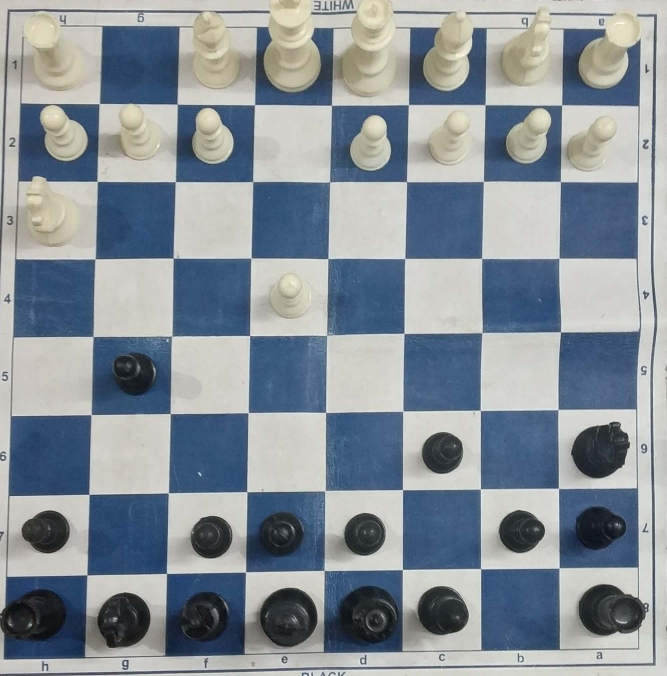
#> input picture Python_Chess/Images/8.jpg, 2000 x 2028 px, found by its file name (shown at 1/3 size)
$ python temp.py
#> lines starting #> are read from the running program, lines starting #| are printed output that depends on the picture; after the words box and inside, x2 and y2 are one past the last pixel; in counts of white or black regions, pixels touching at a corner belong together
import cv2
import numpy as np

img = cv2.imread("Python_Chess/Images/8.jpg")
#> img is the input picture: shape (2028, 2000, 3); mean B, G, R 152.7, 144.4, 135.4
img = cv2.resize(img,(800,800))
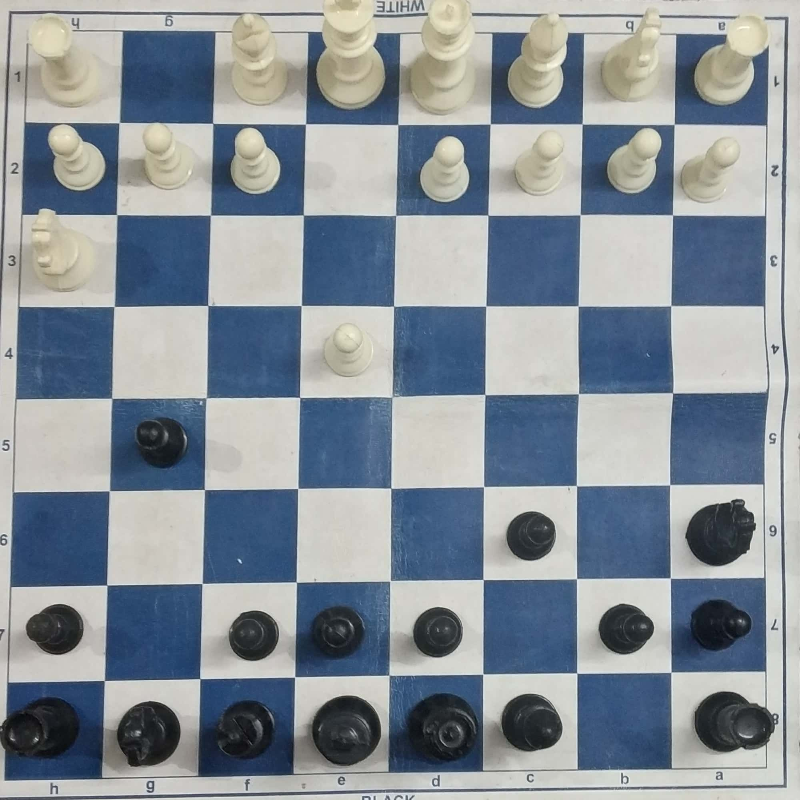
#> img: shape (800, 800, 3); mean B, G, R 152.6, 144.3, 135.3
cv2.imshow("img",img)

# [4 lines of commented-out code are left out]

HSV = cv2.cvtColor(img,cv2.COLOR_BGR2HSV)
#> HSV: shape (800, 800, 3); mean H, S, V 67.3, 57.9, 158.1

# # for White
# lower_1 = np.array([16,25,179])
# lower_2 = np.array([255,255,255])

# # for Black
lower_1 = np.array([0,0,0])
lower_2 = np.array([255,62,77])


mask = cv2.inRange(HSV, lower_1, lower_2)
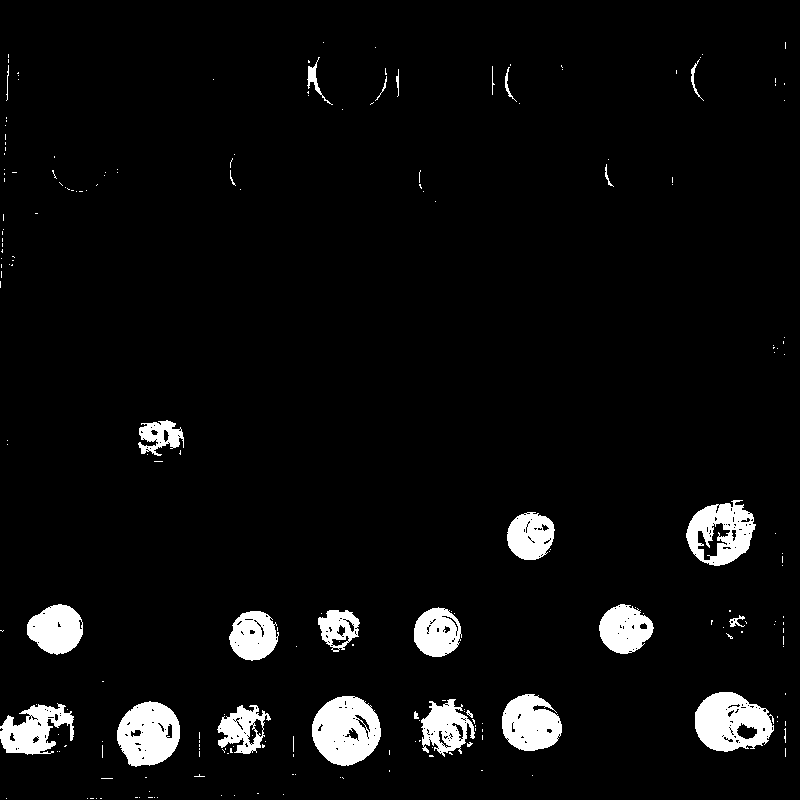
#> mask: shape (800, 800); 5.1% white; 217 white regions (190 under 20 px)
cv2.imshow("Mask",mask)


points = [[[ 40.,35.],[132.,34.],[223.,32.],[314., 33.],[405. , 30.],[500. , 29.],[589. , 26.],[683. , 26.] ,[777. , 25.]],
          [[ 38., 127.],[129., 126.],[221., 124.],[313., 123.],[405., 123.], [496., 121.],[589., 119.],[680., 118.],[774., 118.]],
          [[36., 218.],[128., 217.],[220., 216.],[312., 215.],[403., 214.],[495., 212.],[588., 210.],[680., 210.],[773., 209.]],
          [[33., 310.],[124., 309.],[219., 308.],[310., 307.],[400., 305.],[492., 302.],[584., 302.],[677., 301.],[772., 300.]],
          [[ 32., 399.],[124., 398.],[216., 398.],[309., 395.],[400., 394.],[491., 394.],[583., 394.],[679., 393.],[771., 393.]],
          [[ 28., 493.],[120., 489.],[214., 488.],[306., 486.],[399., 485.],[491., 483.],[584., 484.],[676., 483.],[769., 483.]],
          [[ 27., 583.],[120., 582.],[212., 580.],[304., 579.],[396., 579.],[490., 576.],[583., 577.],[677., 576.],[772., 576.]],
          [[ 24., 677.],[118., 675.],[210., 674.],[304., 672.],[396., 672.],[488., 670.],[583., 670.],[676., 670.],[768., 670.]],
          [[ 24., 770.],[116., 770.],[209., 770.],[301., 767.],[395., 766.],[488., 766.],[582., 767.],[675., 765.],[769., 766.]]]

boxes = np.zeros((8,8,4))

for i in range(8):
    for j in range(8):
        # print(i,j)
        boxes[i][j][0] = points[i][j][0]
        boxes[i][j][1] = points[i][j][1]
        boxes[i][j][2] = points[i+1][j+1][0]
        boxes[i][j][3] = points[i+1][j+1][1]

# [12 lines of commented-out code are left out]


contours,_= cv2.findContours(mask,cv2.RETR_EXTERNAL, cv2.CHAIN_APPROX_NONE)
#> contours = 215 contours, 195 with area under 20; largest, box (x1, y1, x2, y2) and area: (312, 696, 381, 766) 3605, (695, 692, 774, 752) 3444, (686, 500, 756, 566) 3196, (117, 701, 180, 767) 3078, (502, 694, 562, 751) 2467

required_contoures = []
required_contoures_mid_point = []
cnt_rect = []

for cnt in contours:
    area = cv2.contourArea(cnt)
    if(area > 300):
        # [5 lines of commented-out code are left out]
        (x, y, w, h) = cv2.boundingRect(cnt)
        # cnt_rect.append([x,y,w,h])
        required_contoures.append(cnt)
        required_contoures_mid_point.append([x+int(w/2),y+int(h/2)])
#> this loop made 215 passes
#> (area, x, y, w, h) on passes 71, 73, 74, 76, 77, 78, 80, 103, 105, 107, 108, 109: (1466.5, 217, 705, 54, 49), (2122, 0, 703, 74, 52), (3078, 117, 701, 63, 66), (1755, 421, 699, 54, 58), (3605, 312, 696, 69, 70), (2467, 502, 694, 60, 57), (3444.5, 695, 692, 79, 60), (1784.5, 229, 611, 50, 50), (1139, 318, 610, 42, 42), (1761, 414, 607, 48, 50), (1891, 599, 604, 55, 50), (2026, 27, 604, 56, 51)
#> after the loop, required_contoures = 15 contours; largest, box (x1, y1, x2, y2) and area: (312, 696, 381, 766) 3605, (695, 692, 774, 752) 3444, (686, 500, 756, 566) 3196, (117, 701, 180, 767) 3078, (502, 694, 562, 751) 2467; required_contoures_mid_point = [[244, 729], [37, 729], [148, 734], [448, 728], [346, 731], [532, 722], [734, 722], [254, 636], [339, 631], [438, 632], [626, 629], [55, 629], [531, 536], [721, 533], [161, 438]]
        # cv2.circle(img,(required_contoures_mid_point[-1][0],required_contoures_mid_point[-1][1]),2,(0,0,255),-1)
        # cv2.rectangle(img, (x,y), (x+w,y+h), (255, 0, 0), 2)
        # cv2.drawContours(img,cnt,-1,(0,0,255),2)

def rectContains(rect,mid_point):
    logic = rect[0]<mid_point[0]<rect[2] and rect[1]<mid_point[1]<rect[3]
    return logic

for i in range(8):
    for j in range(8):
        for mid_point in required_contoures_mid_point:
            if(rectContains(boxes[i][j],mid_point)):
                cv2.rectangle(img,(int(boxes[i][j][0]),int(boxes[i][j][1])),(int(boxes[i][j][2]),int(boxes[i][j][3])),(255,0,0),2)
                cv2.putText(img,"({},{})".format(i,j),(int(boxes[i][j][2]-70),int(boxes[i][j][3])-50),cv2.FONT_HERSHEY_SIMPLEX,0.5,(0,0,255),2)
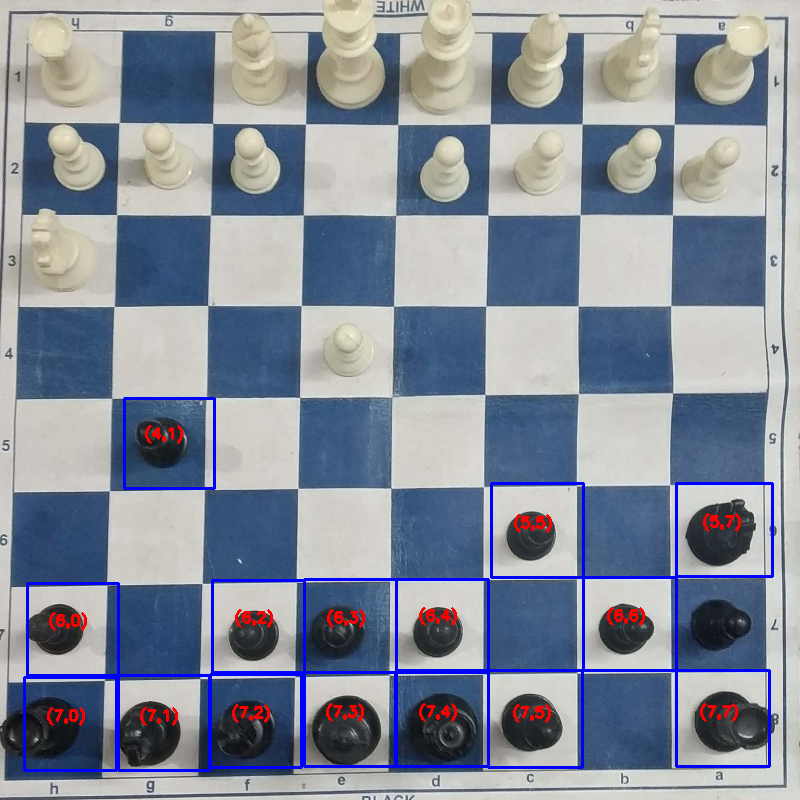
#> img: shape (800, 800, 3); 2.95% of pixels changed, all inside (x1, y1, x2, y2) = (23, 397, 774, 772)
cv2.imshow("img",img)


cv2.waitKey(0)
cv2.destroyAllWindows()

$ run again, with Python_Chess/Images/1.jpg copied over Python_Chess/Images/8.jpg
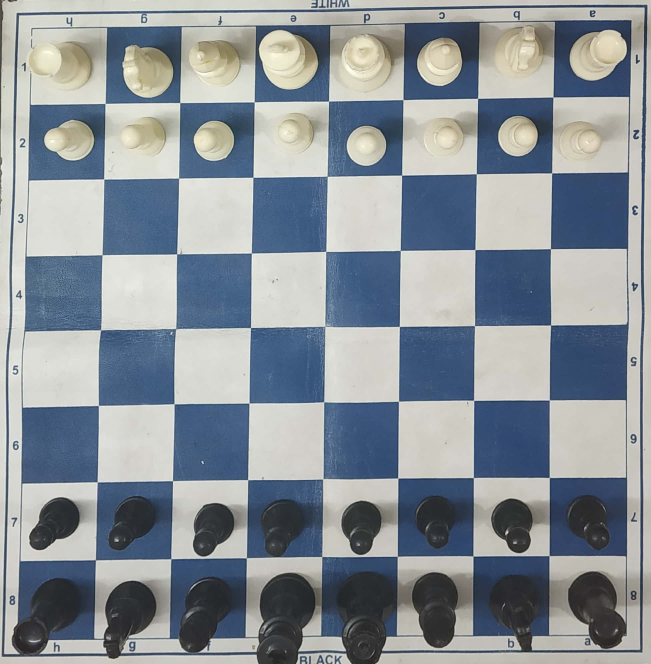
#> input picture Python_Chess/Images/1.jpg, 1952 x 1992 px, found by its file name (shown at 1/3 size)
#> img is the input picture: shape (1992, 1952, 3); mean B, G, R 151.9, 145.1, 137.2
#> HSV: shape (800, 800, 3); mean H, S, V 64.4, 54.1, 158.1
#> `mask = cv2.inRange(HSV, lower_1, lower_2)`:
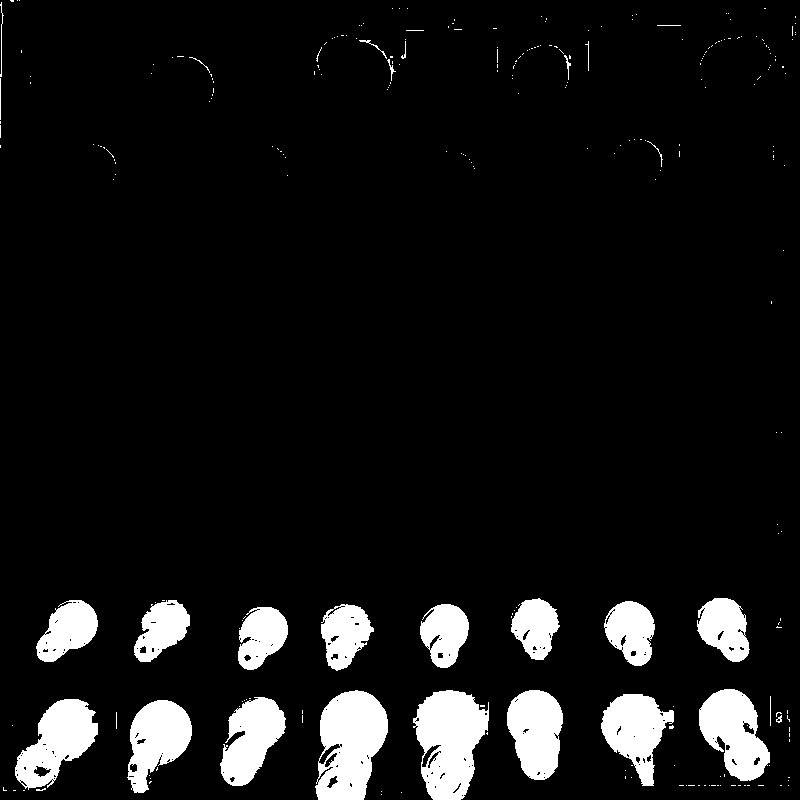
#> mask: shape (800, 800); 8.3% white; 273 white regions (245 under 20 px)
#> contours = 272 contours, 255 with area under 20; largest, box (x1, y1, x2, y2) and area: (315, 690, 388, 800) 5858, (413, 690, 489, 800) 5767, (15, 699, 98, 790) 4122, (699, 689, 770, 781) 4046, (507, 690, 563, 780) 3724
#> the loop `for cnt in contours:` made 272 passes
#> (area, x, y, w, h) on passes 56, 58, 60, 62, 63, 64, 65, 66: (3659, 127, 700, 65, 93), (4121.5, 15, 699, 83, 91), (3486.5, 220, 697, 66, 89), (3643, 601, 694, 73, 92), (3724, 507, 690, 56, 90), (5767, 413, 690, 76, 110), (5858.5, 315, 690, 73, 110), (4046, 699, 689, 71, 92)
#> after the loop `for cnt in contours:`: required_contoures = 16 contours; largest, box (x1, y1, x2, y2) and area: (315, 690, 388, 800) 5858, (413, 690, 489, 800) 5767, (15, 699, 98, 790) 4122, (699, 689, 770, 781) 4046, (507, 690, 563, 780) 3724; required_contoures_mid_point = [[159, 746], [56, 744], [253, 741], [637, 740], [535, 735], [451, 745], [351, 745], [734, 735], [263, 638], [444, 636], [347, 637], [629, 633], [162, 631], [67, 631], [723, 630], [535, 629]]
#> after the loop `for i in range(8):`:
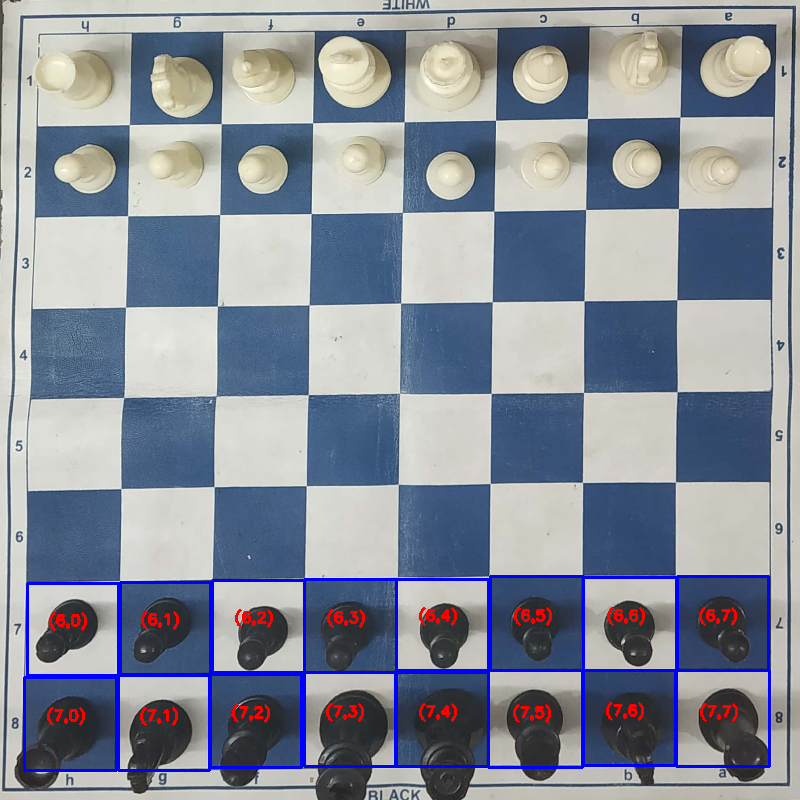
#> img: shape (800, 800, 3); mean B, G, R 154, 141.9, 136

$ run again, with Python_Chess/Images/2.jpg copied over Python_Chess/Images/8.jpg
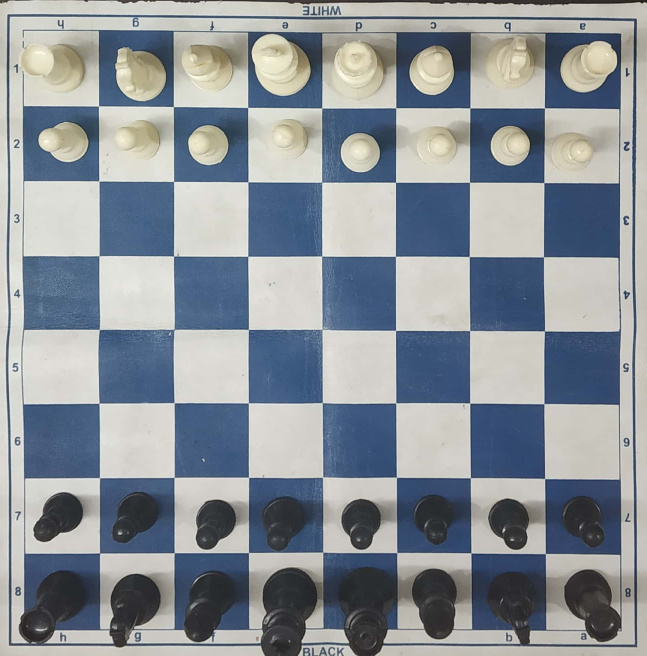
#> input picture Python_Chess/Images/2.jpg, 1940 x 1968 px, found by its file name (shown at 1/3 size)
#> img is the input picture: shape (1968, 1940, 3); mean B, G, R 152.3, 145.7, 138.8
#> HSV: shape (800, 800, 3); mean H, S, V 63.1, 53.2, 158.8
#> `mask = cv2.inRange(HSV, lower_1, lower_2)`:
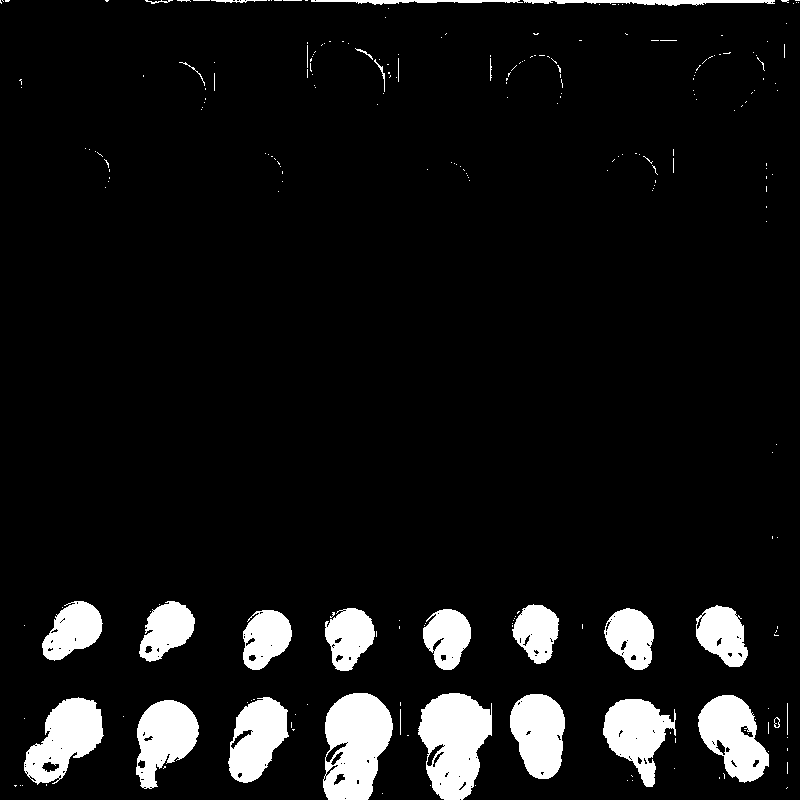
#> mask: shape (800, 800); 8.2% white; 248 white regions (219 under 20 px)
#> contours = 246 contours, 225 with area under 20; largest, box (x1, y1, x2, y2) and area: (323, 693, 393, 800) 5644, (418, 693, 492, 800) 5503, (24, 697, 104, 785) 3952, (698, 695, 769, 783) 3854, (510, 694, 565, 779) 3480
#> the loop `for cnt in contours:` made 246 passes
#> (area, x, y, w, h) on passes 38, 39, 41, 42, 43, 44, 45, 46: (3473.5, 136, 700, 63, 89), (3433, 603, 699, 73, 88), (3400.5, 228, 697, 61, 86), (3952.5, 24, 697, 80, 88), (3853.5, 698, 695, 71, 88), (3480, 510, 694, 55, 85), (5503, 418, 693, 74, 107), (5644.5, 323, 693, 70, 107)
#> after the loop `for cnt in contours:`: required_contoures = 18 contours; largest, box (x1, y1, x2, y2) and area: (323, 693, 393, 800) 5644, (418, 693, 492, 800) 5503, (24, 697, 104, 785) 3952, (698, 695, 769, 783) 3854, (510, 694, 565, 779) 3480; required_contoures_mid_point = [[167, 744], [639, 743], [258, 740], [64, 741], [733, 739], [537, 736], [455, 746], [358, 746], [267, 640], [447, 639], [629, 639], [350, 639], [722, 636], [535, 634], [167, 631], [72, 631], [649, 3], [417, 2]]
#> after the loop `for i in range(8):`:
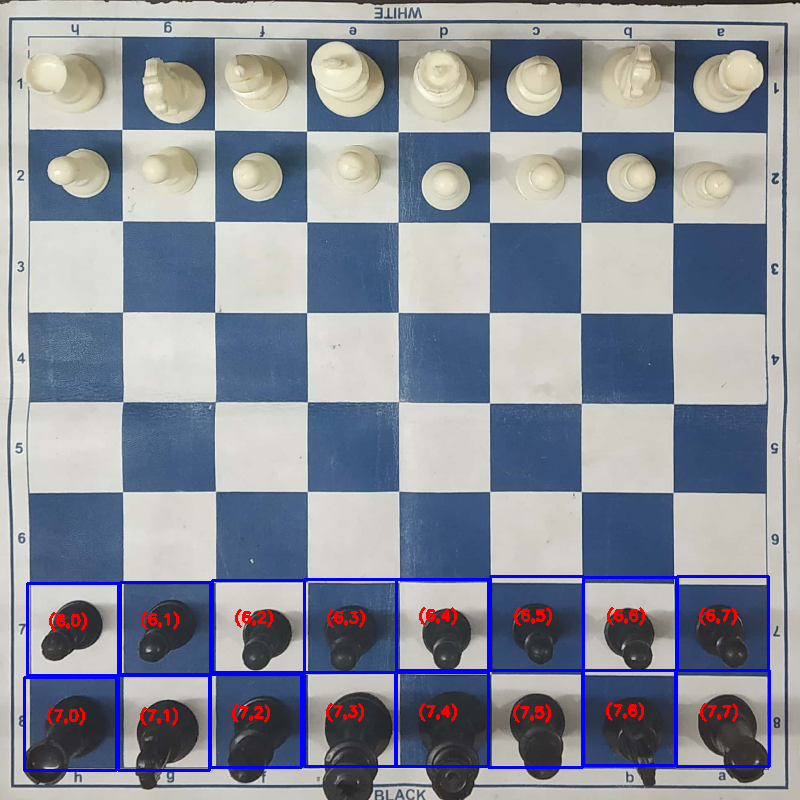
#> img: shape (800, 800, 3); mean B, G, R 154.2, 142.3, 137.4
